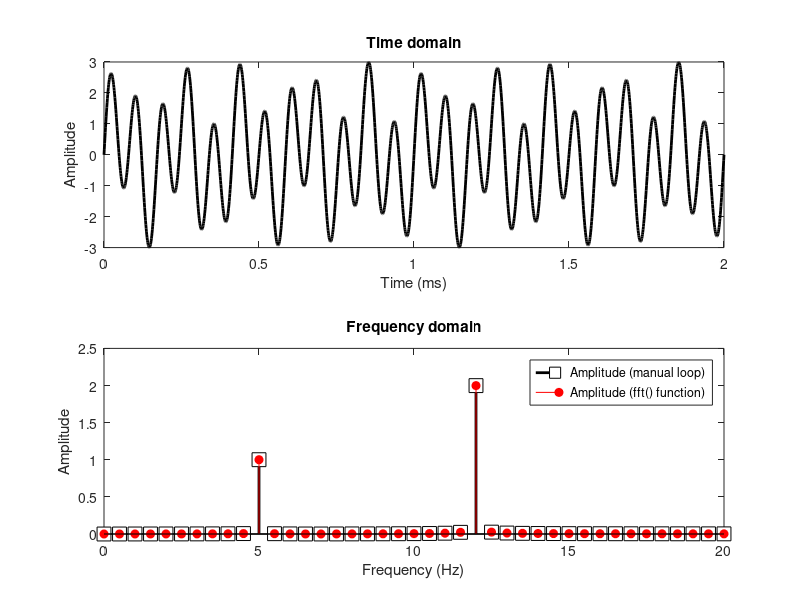
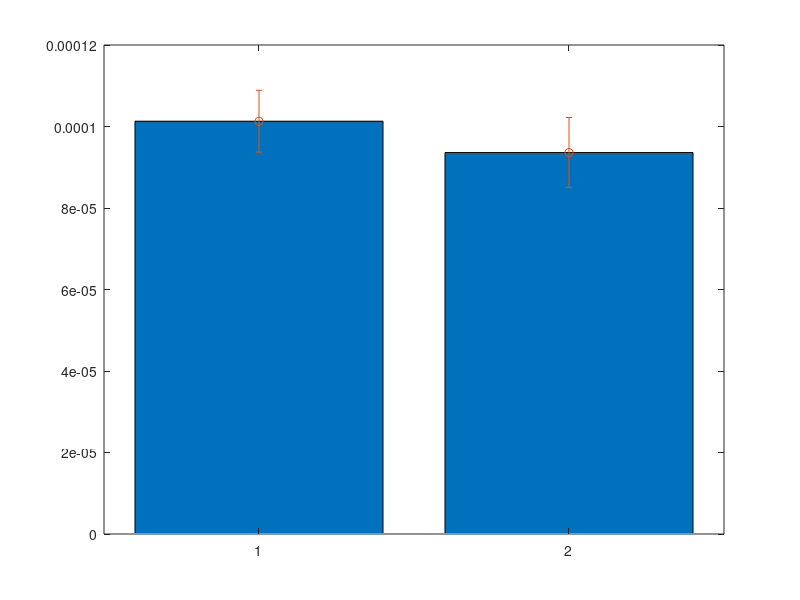

Write the MATLAB code that produced these figures, in order. (Note: this script raises an error after producing the figures.)
%% Exercises from section 3

clear, clc

%% Exercise 2

% By now, you’ve read the description of how the Fourier transform works and have seen it in code.
% Open a new script in MATLAB and program the loop-based discrete Fourier transform from scratch. 
% Test it using a simple signal, like a sine wave, where you can confirm the accuracy of your code.

srate = 1/1000;
time = 0:srate:2;
pnts = length(time);
freq = 12; freq2 = 5;
ampl = 2;  ampl2 = 1;

signal = ampl*sin(2*pi*freq*time) + ampl2*sin(2*pi*freq2*time);

coeffs = zeros(size(signal));
FourierTime = (0:pnts-1)/pnts;

for i = 1:pnts
    
    csw = exp(-1i*2*pi*(i-1)*FourierTime);
    coeffs(i) = sum(signal.*csw) / pnts;
    
end

signal_amplitude = abs(coeffs);
signal_amplitude(2:end) = 2*signal_amplitude(2:end);

hz = linspace(0, (1/srate)/2, floor(pnts/2)+1);

% plotting
figure(1), clf
subplot(211)
plot(time,signal,'k','linew',2)
xlabel('Time (ms)')
ylabel('Amplitude')
title('Time domain')

subplot(212)
stem(hz,signal_amplitude(1:length(hz)),'ks-','linew',2,'markerfacecolor','w','markersize',10)
hold on

fCoefsF = fft(signal)/length(time);
amplsF  = 2*abs(fCoefsF);
stem(hz,amplsF(1:length(hz)),'ro','markerfacecolor','r')

set(gca,'xlim',[0 20],'ylim',[0,2.5])
legend({'Amplitude (manual loop)';'Amplitude (fft() function)'})
xlabel('Frequency (Hz)')
ylabel('Amplitude')
title('Frequency domain')

%% Exercise 6

% You can compute power either as abs(x)^2 or x*conj(x). I use the former 
% when teaching because of the clear link to geometry. But is one faster than the other? 
% To find out, generate a 10,000-point random signal, compute the Fourier transform, 
% and use these two methods to compute power. Because this is a scientific experiment, 
% you should run the procedure many times on different vectors, and then average 
% the resulting computation times together. Show the resulting average clock times in a bar plot.

time = zeros(2,100);

for i=1:100
    sx = fft(randn(10000,1));
    tic; powr=abs(sx).^2; time(1,i)=toc;
    tic; powr=sx.*conj(sx); time(2,i)=toc;
end

figure(2), clf
bar(mean(time,2)), hold on
errorbar(mean(time,2),std(time,[],2),'o','linew',1.5)
ylabel('Computation time (s)')
set(gca,'xlim',[0 3],'xticklabel',{'abs(sx)^2';'sx.*conj(sx)'})




